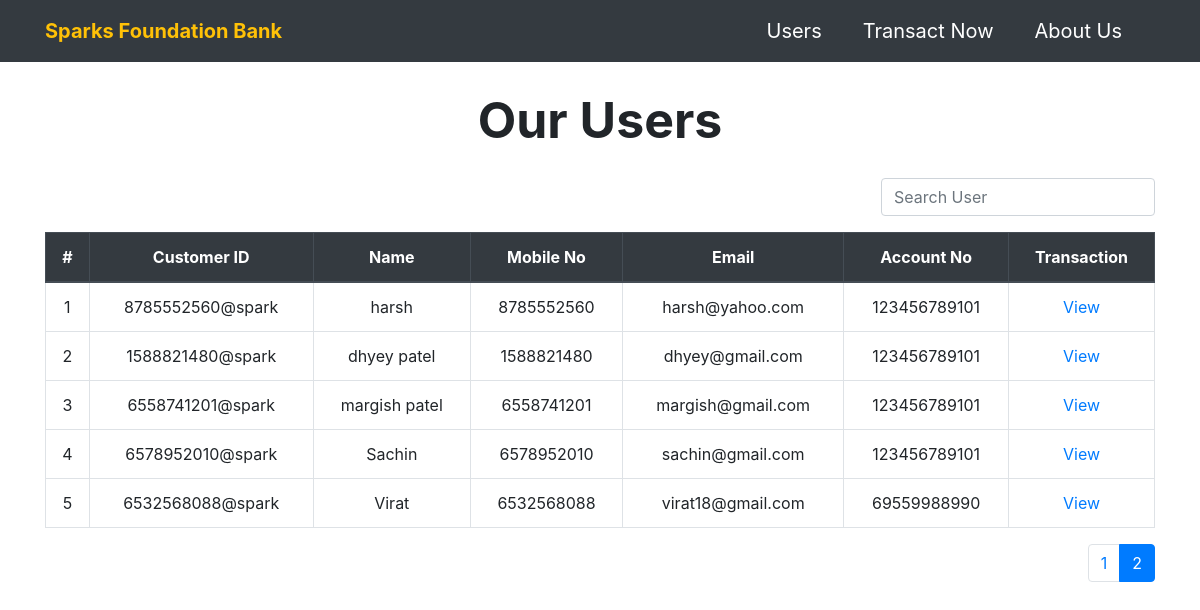
Screenshot of /users.php?id=2 with the database file from the repository.
### tables this page shows
CREATE TABLE `users` (
  `id` int(11) NOT NULL,
  `name` varchar(20) NOT NULL,
  `email` varchar(75) NOT NULL,
  `mobile` varchar(15) NOT NULL,
  `customer_id` varchar(30) NOT NULL,
  `upi_pin` int(11) NOT NULL,
  `account_no` bigint(11) NOT NULL,
  `current_balance` float NOT NULL,
  `added_on` datetime NOT NULL DEFAULT current_timestamp()
);

### users.php (the view, shortened to what this page needs)
<?php
require('connection.inc.php');
$per_page=5;
$start=0;
$current_page=1;
if(isset($_GET['id'])){
    $start=$_GET['id'];
    $current_page=$start;
    $start--;
    $start=$start*$per_page;
}
$res = mysqli_query($con, "select * from users  limit $start, $per_page ");
$i = 1;
$total_records=mysqli_num_rows(mysqli_query($con,"select * from users"));
$num=ceil($total_records/$per_page);
?>
<!DOCTYPE html>
<html lang="en">
<head>
    <link rel="stylesheet" href="https://cdn.jsdelivr.net/npm/bootstrap@4.5.3/dist/css/bootstrap.min.css" />
    <link rel="stylesheet" href="style.css" />
</head>
<body>
    <nav class="navbar navbar-expand-md bg-dark navbar-dark">
        <div class="container">
            <a href="index.php" class="navbar-brand text-warning font-weight-bold">Sparks Foundation Bank</a>
            <div class="collapse navbar-collapse text-center" id="mynavbar">
                <ul class="navbar-nav ml-auto">
                    <li class="nav-item">
                        <a href="users.php" class="nav-link text-white">Users</a>
                    </li>
                    <li class="nav-item">
                        <a href="transaction.php" class="nav-link text-white">Transact Now</a>
                    </li>
                    <li class="nav-item">
                        <a href="" class="nav-link text-white">About Us</a>
                    </li>
                </ul>
            </div>
        </div>
    </nav>
    <div class="container text-center">
        <div class="row ">
            <div class="col-md-12 text-center mt-2">
                <h1>Our Users</h1>
            </div>
            <div class="ml-auto">
                <div class="form-group ">
                    <input type="text" class="form-control " id="myInput" placeholder="Search User" onkeyup="searchFunction()">
                </div>
            </div>
            <div class="table-responsive mb-2">
                <table id="tbl" class="table table-hover table-bordered text-center">
                    <thead class="thead-dark">
                    <tr>
                        <th>#</th>
                        <th>Customer ID</th>
                        <th>Name</th>
                        <th>Mobile No</th>
                        <th>Email</th>
                        <th>Account No</th>
                        <th>Transaction</th>
                    </tr>
                    </thead>
                    <tbody>
                        <?php while ($row = mysqli_fetch_assoc($res)) { ?>
                            <tr>
                                <td><?php echo $i ?></td>
                                <td><?php echo $row['customer_id'] ?></td>
                                <td><?php echo  $row['name'] ?> </td>
                                <td><?php echo  $row['mobile'] ?></td>
                                <td><?php echo  $row['email'] ?></td>
                                <td><?php echo  $row['account_no'] ?></td>
                                <td><a href="passbook.php?id=<?php echo $row['id'] ?>">View </a></td>
                            </tr>
                        <?php $i++;
                        } ?>
                    </tbody>
                </table>
                <nav>
                    <ul class="pagination justify-content-end">
                        <?php
                        for($i=1;$i<=$num;$i++){
                        $class='';
                        if($current_page==$i){
                            $class='active';
                        }
                            ?>
                        <li class="page-item  <?php echo $class ?> ">
                            <a href="?id=<?php echo $i ?>" class="page-link"><?php echo $i ?></a>
                        </li>
                        <?php }?>
                    </ul>
                </nav>
            </div>
        </div>
    </div>
</body>
</html>

### style.css (style rules this page uses)
* { margin: 0; padding: 0; }
.row { margin-top: 20px; width: 100%; margin-left: auto; margin-right: auto; }
h1 { font-weight: 700; padding-bottom: 20px; font-size: 50px; }
.nav-item a { display: block; font-size: 20px; margin-right: 25px; }

### rows the page displays
users: customer "8785552560@spark", name "harsh", mobile "8785552560", email "harsh@yahoo.com", account_no "123456789101"
users: customer "1588821480@spark", name "dhyey patel", mobile "1588821480", email "dhyey@gmail.com", account_no "123456789101"
users: customer "6558741201@spark", name "margish patel", mobile "6558741201", email "margish@gmail.com", account_no "123456789101"
users: customer "6578952010@spark", name "Sachin", mobile "6578952010", email "sachin@gmail.com", account_no "123456789101"
users: customer "6532568088@spark", name "Virat", mobile "6532568088", email "virat18@gmail.com", account_no "69559988990"
